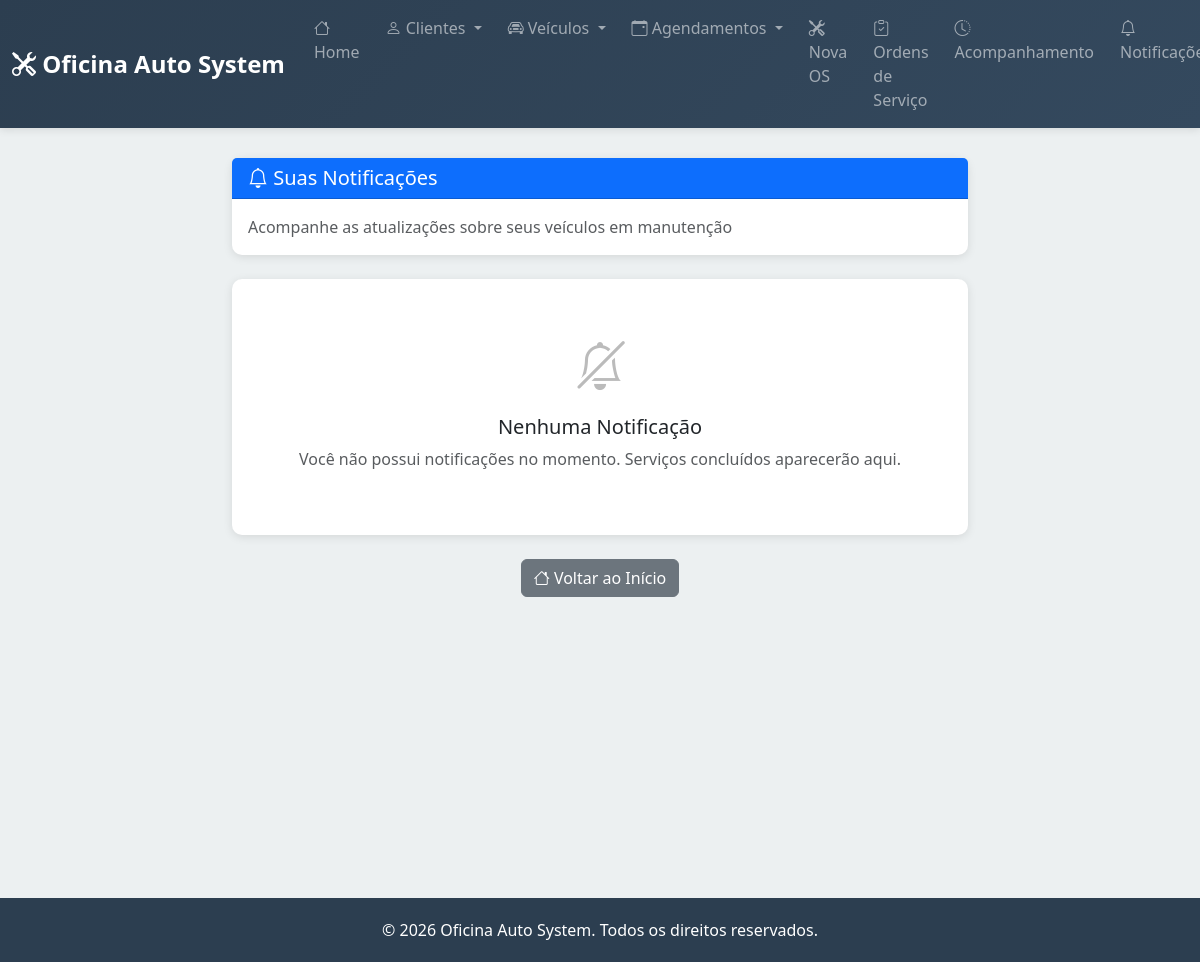
Before: /notificacoes with the older database file.
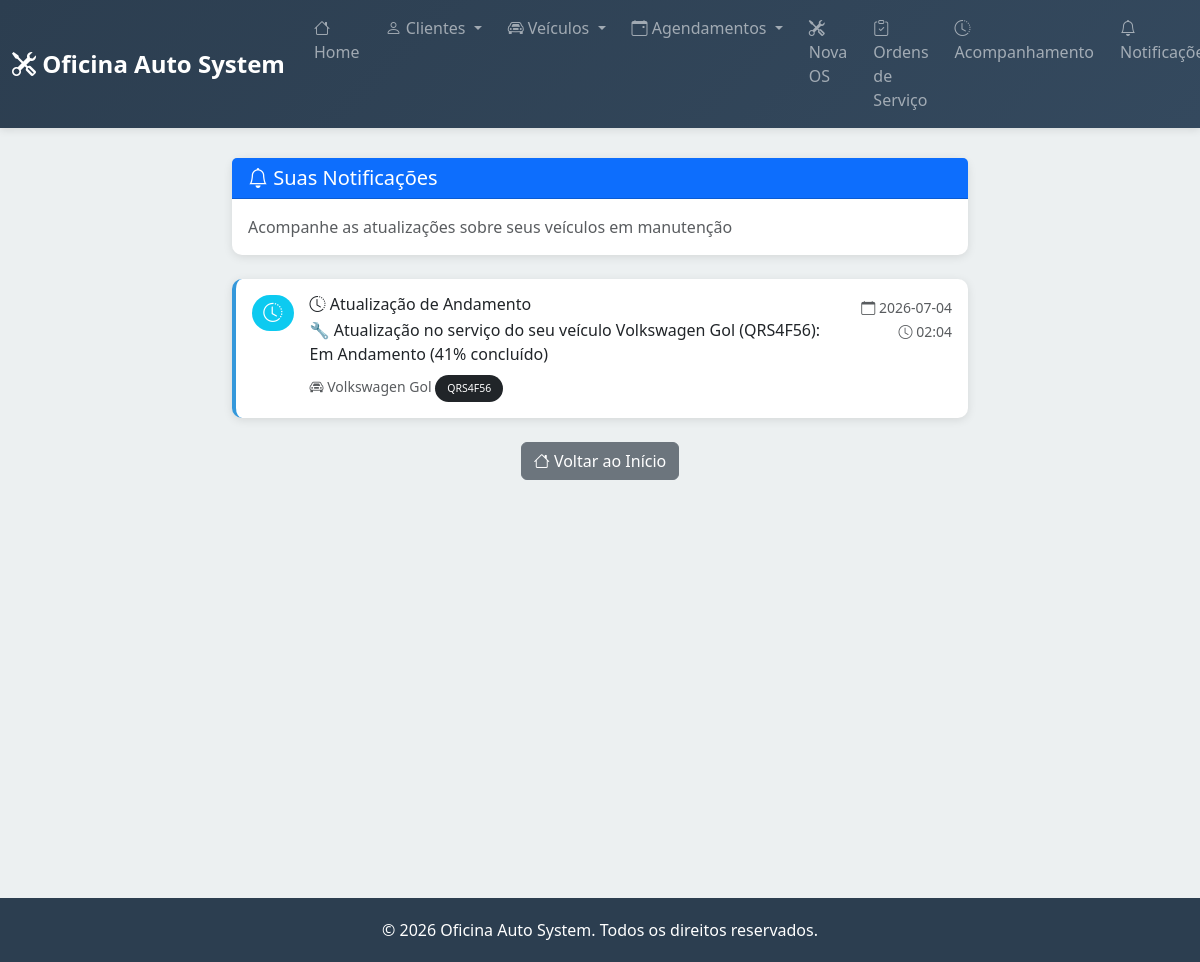
After: the same page with the newer database file.
### tables this page shows
CREATE TABLE notificacoes (
            id INTEGER PRIMARY KEY AUTOINCREMENT,
            cliente_id INTEGER,
            veiculo_id INTEGER,
            ordem_servico_id INTEGER,
            tipo TEXT NOT NULL,
            mensagem TEXT NOT NULL,
            data_criacao TIMESTAMP DEFAULT CURRENT_TIMESTAMP,
            FOREIGN KEY (cliente_id) REFERENCES clientes(id),
            FOREIGN KEY (veiculo_id) REFERENCES veiculos(id),
            FOREIGN KEY (ordem_servico_id) REFERENCES ordens_servico(id)
        );

CREATE TABLE veiculos (
        id INTEGER PRIMARY KEY AUTOINCREMENT,
        cliente_id INTEGER NOT NULL,
        placa TEXT NOT NULL UNIQUE,
        marca TEXT NOT NULL,
        modelo TEXT NOT NULL,
        ano INTEGER,
        cor TEXT,
        data_cadastro TIMESTAMP DEFAULT CURRENT_TIMESTAMP,
        FOREIGN KEY (cliente_id) REFERENCES clientes(id)
    );

### app.py (the view)
@app.route("/notificacoes")
def notificacoes():
    cliente_id = request.args.get("cliente_id", "").strip()
    db = get_db()
    cursor = db.cursor()
    if cliente_id:
        cursor.execute("""
            SELECT n.id, n.tipo, n.mensagem, n.data_criacao, v.placa, v.marca, v.modelo
            FROM notificacoes n
            LEFT JOIN veiculos v ON n.veiculo_id = v.id
            WHERE n.cliente_id = ?
            ORDER BY n.data_criacao DESC
        """, (cliente_id,))
    else:
        cursor.execute("""
            SELECT n.id, n.tipo, n.mensagem, n.data_criacao, v.placa, v.marca, v.modelo
            FROM notificacoes n
            LEFT JOIN veiculos v ON n.veiculo_id = v.id
            ORDER BY n.data_criacao DESC
        """)
    lista_notificacoes = cursor.fetchall()
    db.close()
    return render_template("notificacoes.html", notificacoes=lista_notificacoes)

### app.py (called while the page is built)
def get_db():
    db = sqlite3.connect(app.config["DATABASE"])
    db.row_factory = sqlite3.Row
    return db

### templates/notificacoes.html (shortened to what the changed rows need)
{% extends "base.html" %}
{% block content %}
<div class="row">
    <div class="col-lg-8 mx-auto">
        {% if notificacoes %}
            {% for notif in notificacoes %}
            <div class="card mb-3 border-left-{{ 'success' if notif['tipo'] == 'conclusao' else 'info' }}">
                <div class="card-body">
                    <div class="row align-items-start">
                        <div class="col">
                            <div class="d-flex align-items-start">
                                {% if notif['tipo'] == 'conclusao' %}
                                    <div class="badge bg-success text-white" style="font-size: 1.2rem; padding: 0.5rem 0.7rem;">
                                        <i class="bi bi-check-circle"></i>
                                    </div>
                                {% elif notif['tipo'] == 'atualizacao' %}
                                    <div class="badge bg-info text-white" style="font-size: 1.2rem; padding: 0.5rem 0.7rem;">
                                        <i class="bi bi-clock-history"></i>
                                    </div>
                                {% else %}
                                    <div class="badge bg-warning text-white" style="font-size: 1.2rem; padding: 0.5rem 0.7rem;">
                                        <i class="bi bi-exclamation-circle"></i>
                                    </div>
                                {% endif %}
                                <div class="ms-3">
                                    <h6 class="mb-1">
                                        {% if notif['tipo'] == 'conclusao' %}
                                            <i class="bi bi-check-circle"></i> Serviço Concluído
                                        {% elif notif['tipo'] == 'atualizacao' %}
                                            <i class="bi bi-clock-history"></i> Atualização de Andamento
                                        {% else %}
                                            <i class="bi bi-info-circle"></i> Notificação
                                        {% endif %}
                                    </h6>
                                    <p class="mb-2">{{ notif['mensagem'] }}</p>
                                    {% if notif['placa'] %}
                                    <small class="text-muted">
                                        <i class="bi bi-car-front"></i>
                                        {{ notif['marca'] }} {{ notif['modelo'] }}
                                        <span class="badge bg-dark">{{ notif['placa'] }}</span>
                                    </small>
                                    {% endif %}
                                </div>
                            </div>
                        </div>
                        <div class="col-auto text-end">
                            <small class="text-muted">
                                <i class="bi bi-calendar"></i>
                                {{ notif['data_criacao'][:10] }}<br>
                                <i class="bi bi-clock"></i>
                                {{ notif['data_criacao'][11:16] }}
                            </small>
                        </div>
                    </div>
                </div>
            </div>
            {% endfor %}
            <div class="mt-4 text-center">
                <a href="/" class="btn btn-secondary">
                    <i class="bi bi-house"></i> Voltar ao Início
                </a>
            </div>
        {% else %}
            <div class="card">
                <div class="card-body text-center py-5">
                    <i class="bi bi-bell-slash" style="font-size: 3rem; color: #bbb;"></i>
                    <h5 class="mt-3">Nenhuma Notificação</h5>
                    <p class="text-muted">Você não possui notificações no momento. Serviços concluídos aparecerão aqui.</p>
                </div>
            </div>
            <div class="mt-4 text-center">
                <a href="/" class="btn btn-secondary">
                    <i class="bi bi-house"></i> Voltar ao Início
                </a>
            </div>
        {% endif %}
    </div>
</div>
{% endblock %}

Changed rows visible on the page:
added notificacoes: tipo "atualizacao" (drawn), mensagem "🔧 Atualização no serviço do seu veículo Volkswagen Gol (QRS4F56): Em Andamento (41% concluído)", marca "Volkswagen", modelo "Gol", placa "QRS4F56", data_criacao "2026-07-04", data_criacao "02:04"
Other visible differences:
text no longer shown: "Nenhuma Notificação Você não possui notificações no momento. Serviços concluídos aparecerão aqui."
